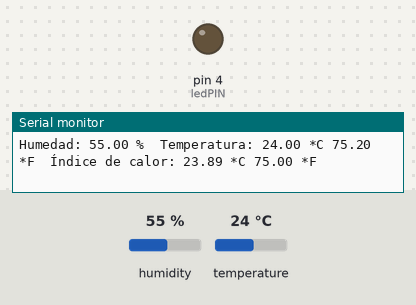
This sketch was run on a simulated Arduino Uno, built with avr-gcc and run on an emulated ATmega328P. Shown: output pins drawn as LEDs (lit = HIGH), the last lines printed to the serial monitor. The test bench sets the inputs (shaded band); at power-on: temperature 24 °C, humidity 55 %.

Above: at 10.8 s.
10.9 s: temperature set to 27 °C
At 16.4 s:
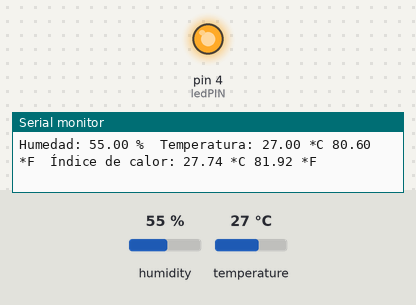
21.6 s: temperature set to 12 °C
At 22.5 s:
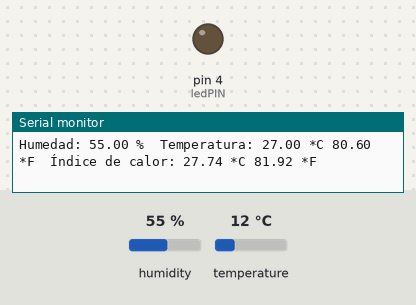
Timing chart, 0 to 24.6 s (numbered marks = the images above; inputs shaded):
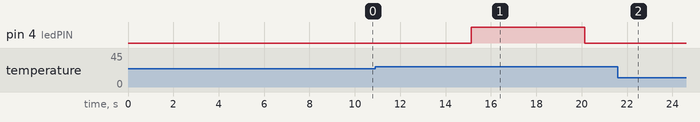

The sketch:

Temperaturayhumedad.ino
```cpp
#include <DHT.h>

// Definimos el pin digital donde se conecta el sensor
#define DHTPIN 2
// Dependiendo del tipo de sensor
#define DHTTYPE DHT11
 const int ledPIN =4;
// Inicializamos el sensor DHT11
DHT dht(DHTPIN, DHTTYPE);

void setup(){// Inicializamos comunicación serie
  Serial.begin(9600);
  pinMode(ledPIN , OUTPUT);
  // Comenzamos el sensor DHT
  dht.begin();
}

void loop() {
digitalWrite(ledPIN , LOW);
 delay(5000);

  // Leemos la humedad relativa
  float h = dht.readHumidity();
  // Leemos la temperatura en grados centígrados (por defecto)
  float t = dht.readTemperature();
  // Leemos la temperatura en grados Fahrenheit
  float f = dht.readTemperature(true);

  // Comprobamos si ha habido algún error en la lectura
  if (isnan(h) || isnan(t) || isnan(f)) {
    Serial.println("Error obteniendo los datos del sensor DHT11");
    return;
  }

  // Calcular el índice de calor en Fahrenheit
  float hif = dht.computeHeatIndex(f, h);
  // Calcular el índice de calor en grados centígrados
  float hic = dht.computeHeatIndex(t, h, false);

  Serial.print("Humedad: ");
  Serial.print(h);
  Serial.print(" %\t");
  Serial.print("Temperatura: ");
  Serial.print(t);
  Serial.print(" *C ");
  Serial.print(f);
  Serial.print(" *F\t");
  Serial.print("Índice de calor: ");
  Serial.print(hic);
  Serial.print(" *C ");
  Serial.print(hif);
  Serial.println(" *F");
  if(hic > 25 ){
    digitalWrite(ledPIN , HIGH);
    delay(5000);
    }

}
```

Measured:
- the behaviour switches between 25 and 26 °C on temperature (found by bisection; images 0 and 1)
- after the input at 10.9 s, pin 4 (ledPIN): LOW → HIGH after 4.2 s, → LOW 5.0 s later
- after the input at 21.6 s, pin 4 (ledPIN): stays LOW (without the input it goes to HIGH after 3.6 s)
